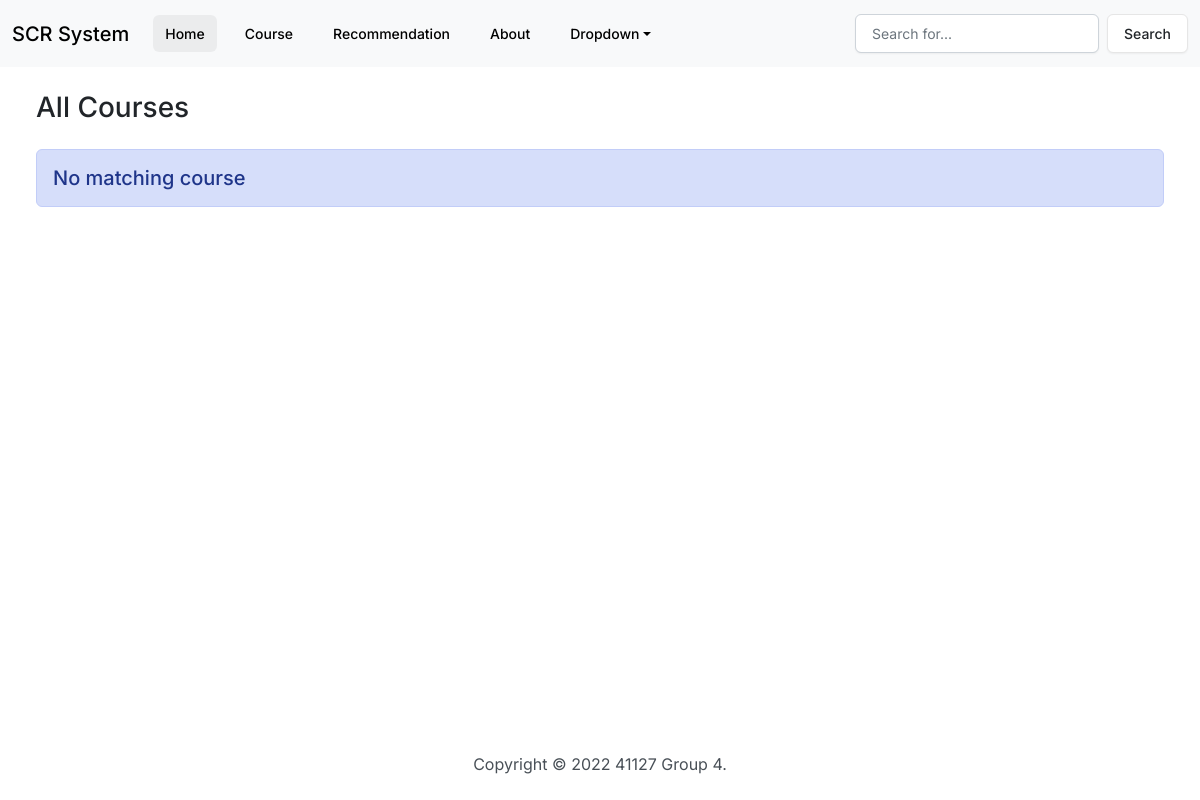
The page /course/ on the database as committed earlier.
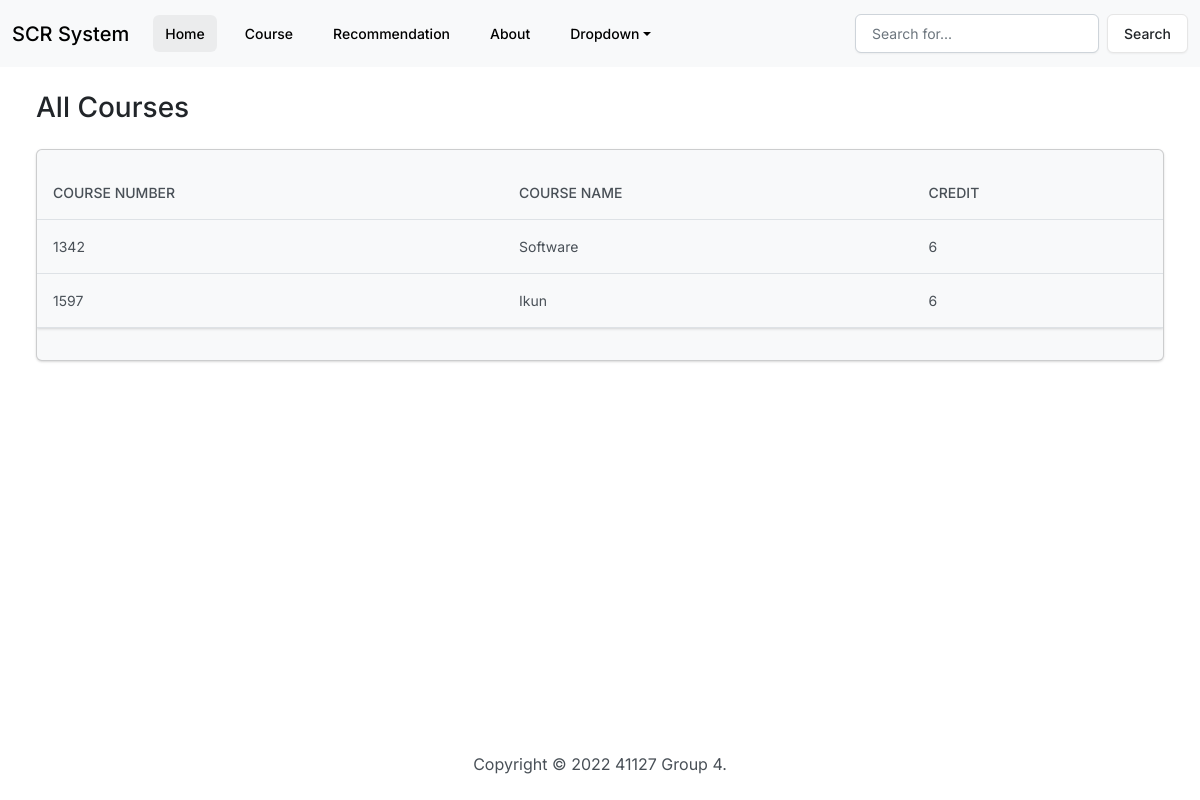
The same page on the database as committed later.
### students/models.py (models this page shows, shortened)
class Course(models.Model):
    course_number = models.PositiveIntegerField(unique=True)
    course_name = models.CharField(max_length=100)
    course_field = models.CharField(max_length=100, default="")
    credit = models.PositiveIntegerField()
    selected_ratio = models.FloatField(default=0.0)
    difficulty = models.FloatField(default=0.0)
    passed_ratio = models.FloatField(default=0.0)
    satisfaction = models.FloatField(default=0.0)
    mocked = models.BooleanField(default=False)

### students/views.py (the view)
# urls.py: path('course/', views.course, name='course'),
def course(request):
    student_number = request.session.get("info")
    data_dict = {}
    search_data = request.GET.get('q', "")
    if search_data:
        if search_data.isdigit():
            data_dict["course_number__contains"] = search_data
        else:
            data_dict["course_name__contains"] = search_data
    courses_list = Course.objects.all().filter(**data_dict)
    return render(request, 'course.html', {
        'courses': courses_list, "search_data": search_data
    })

### students/templates/course.html
{% extends "base.html" %}
{% block body %}
    <h3 class="m-4">All Courses</h3>
    <div class="row">
        <div class="col-12">
                    {% if courses %}
                        <div class="card bg-light ms-4 me-4 mb-4">
                            <p class="card-text">
                                <div class="table-responsive">
                                    <table class="table table-hover">
                                        <thead>
                                        <tr>
                                            <th scope="col">Course Number</th>
                                            <th scope="col">Course Name</th>
                                            <th scope="col">Credit</th>
                                        </tr>
                                        </thead>
                                        <tbody>
                                        {% for course in courses %}
                                            <tr>
                                                <td>{{ course.course_number }}</td>
                                                <td>{{ course.course_name }}</td>
                                                <td>{{ course.credit }}</td>
                                            </tr>
                                        {% endfor %}
                                        </tbody>
                                    </table>
                                </div>
                            </p>
                            </div>
                        </div>
            {% else %}
                <h5 class="alert alert-primary ms-4 me-4">No matching course</h5>
            {% endif %}
        </div>
    </div>
{% endblock %}

### students/templates/base.html (shortened to what this page needs)
{% load static %}
<!DOCTYPE html>
<html lang="en">
<head>
    <link rel="stylesheet" href="https://cdnjs.cloudflare.com/ajax/libs/font-awesome/6.1.2/css/all.min.css">
    <link href="{% static 'css/bootstrap.min.css' %}" rel="stylesheet">
</head>
<body body class="d-flex flex-column min-vh-100">
    <nav class="navbar navbar-expand-lg navbar-light bg-light">
        <div class="container-fluid">
          <a class="navbar-brand" href="#">SCR System</a>
          <div class="collapse navbar-collapse" id="navbarColor03">
            <ul class="navbar-nav me-auto">
              <li class="nav-item">
                <a class="nav-link active" href="/home">Home
                </a>
              </li>
              <li class="nav-item">
                <a class="nav-link" href="/course">Course</a>
              </li>
              <li class="nav-item">
                <a class="nav-link" href="/recommendation">Recommendation</a>
              </li>
              <li class="nav-item">
                <a class="nav-link" href="/about">About</a>
              </li>
              <li class="nav-item dropdown">
                <a class="nav-link dropdown-toggle" data-bs-toggle="dropdown" href="#" role="button" aria-haspopup="true" aria-expanded="false">Dropdown</a>
              </li>
            </ul>
            <form class="d-flex" method="get">
              <input class="form-control me-sm-2" type="text" name="q" placeholder="Search for..." value="{{ search_data }}">
              <button class="btn btn-secondary my-2 my-sm-0" type="submit">Search</button>
            </form>
          </div>
        </div>
    </nav>
    <div class="container-fluid">
        {% block body %}
        {% endblock %}
    </div>
    <footer class="mt-auto mb-4">
        <div class="text-center">
            <span>
                Copyright &copy; <script>document.write(new Date().getFullYear())</script> 41127 Group 4.
            </span>
        </div>
    </footer>
</body>
</html>

Rows that differ between the two databases and show on the page:
added Course: course_number "1342", course_name "Software", credit "6"
added Course: course_number "1597", course_name "Ikun", credit "6"
Other text that changed with them:
text no longer shown: "No matching course"
text now shown: "COURSE NUMBER COURSE NAME CREDIT"
